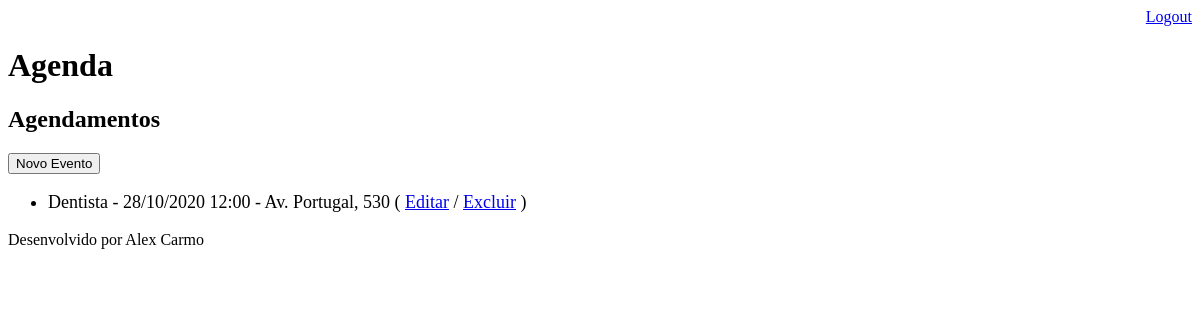
/agenda/ (signed in), run on an earlier commit of the app's database.
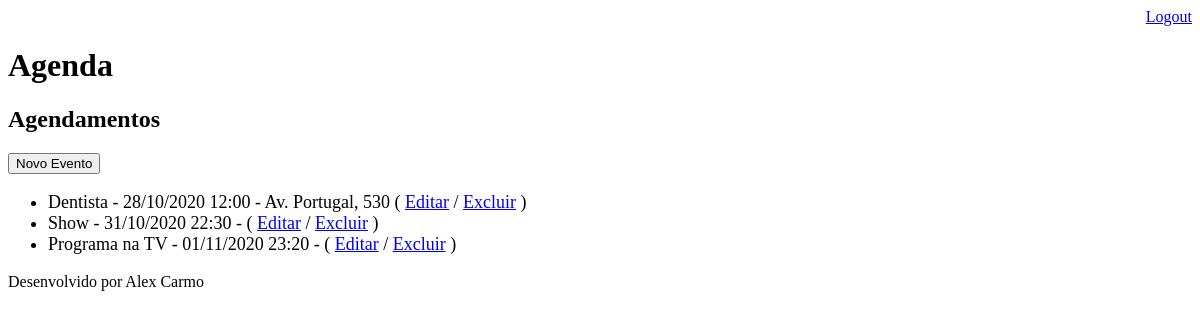
And on a later commit of the database.
### core/models.py (models this page shows, shortened)
class Evento(models.Model):
    titulo = models.CharField(max_length=100)
    descricao = models.TextField(blank=True, null=True)
    local = models.CharField(max_length=130, blank=True, null=True)
    data_evento = models.DateTimeField(verbose_name='Data do Evento')
    data_criacao = models.DateTimeField(auto_now=True)
    usuario = models.ForeignKey(User, on_delete=models.CASCADE)
    class Meta:
        db_table = 'evento'
    def get_data_evento(self):
        return self.data_evento.strftime('%d/%m/%Y %H:%M')

### core/views.py (the view)
# urls.py: path('agenda/', views.lista_eventos),
@login_required(login_url='/login/')
def lista_eventos(request):
    usuario = request.user
    evento = Evento.objects.filter(usuario=usuario)
    dados = {'eventos':evento}
    return render(request, 'agenda.html', dados)

### templates/agenda.html
{% extends "model-page.html" %}
{% block content %}
    <h2>Agendamentos</h2>
    <a href="evento/">
        <button type="button">Novo Evento</button>
    </a>
    <ul style="font-size: 18px">
        {% for evento in eventos %}
            <li>
                {{evento.titulo}} - {{evento.get_data_evento}} - {{evento.local}}
                ( <a href="evento/?id={{ evento.id }}">Editar</a>
                / <a href="evento/delete/{{ evento.id }}/">Excluir</a> )
            </li>
        {% endfor %}
    </ul>
{% endblock %}

What changed in the data, as far as the page shows it:
added Evento: titulo "Show", get_data_evento "31/10/2020 22:30"
added Evento: titulo "Programa na TV", get_data_evento "01/11/2020 23:20"
